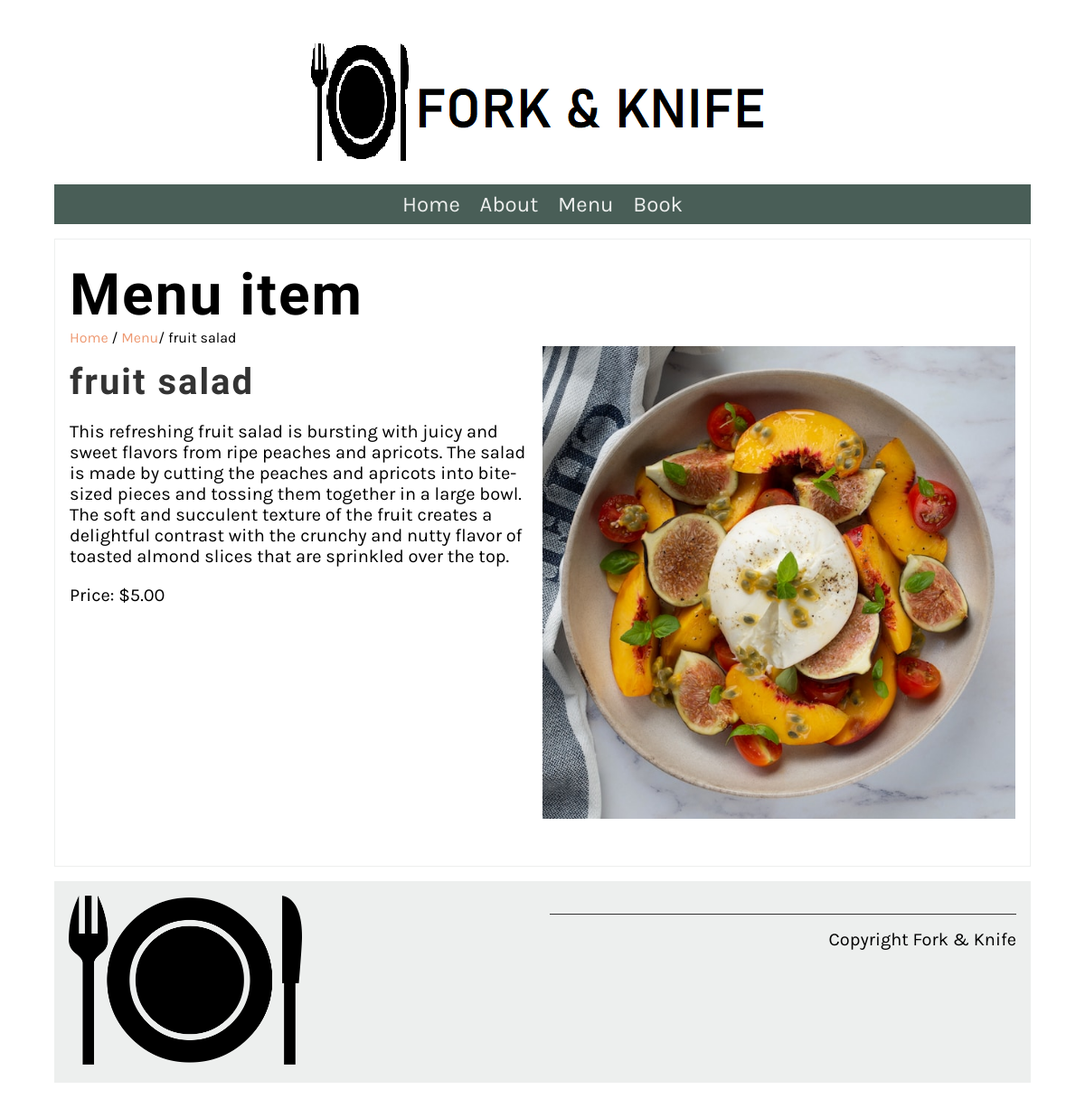
/menu_item/1, run on the app's committed database.
### app_my_restaurant/models.py (models this page shows, shortened)
class Menu(models.Model):
   name = models.CharField(max_length=200)
   price = models.IntegerField()
   description = models.TextField(max_length=1000, default='')

### app_my_restaurant/views.py (the view)
# urls.py: path('menu_item/<int:pk>', views.display_menu_item, name='menu_item'),
def display_menu_item(request: HttpRequest, pk: int) -> HttpResponse:
    if pk:
        menu_item = Menu.objects.get(pk=pk)
    else:
        menu_item = ''
    return render(request,'app_my_restaurant/menu_item.html', {"menu_item":menu_item})

### app_my_restaurant/templates/app_my_restaurant/menu_item.html
{% extends 'app_my_restaurant/base.html' %}
{% load static %}
{% block content %}
<section>
    <article>
        <h1>Menu item</h1>
        <span>
            <a href="{% url 'app_my_restaurant:home' %}">Home</a> /
            <a href="{% url 'app_my_restaurant:menu' %}">Menu</a>/
            {{menu_item.name}}
        </span>
        <div class="row">
            <div class="column">
                <h2>
                    {{menu_item.name}}
                </h2>
                <p>
                    {{menu_item.description}}
                </p>
                <p>
                    Price: ${{menu_item.price}}.00
                </p>
            </div>
            <div class="column">
                <img src="{% static 'app_my_restaurant/img/menu_items/' %}{{ menu_item.name }}.jpg" alt="{{ menu_item.name}}" />
            </div>
        </div>
    </article>
</section>
{% endblock %}

### app_my_restaurant/static/app_my_restaurant/css/style.css (style rules this page uses)
body { font-family: 'Karla', sans-serif; margin-top: 3rem; margin-bottom: 3rem; margin-left: 5%; margin-right: 5%; }
h1, h2, h3, h4, h5, h6 { font-family: 'Markazi Text', serif; letter-spacing: 2px;; }
h1 { font-size: 4rem; margin-top: 1.5rem; margin-bottom: 0; }
h2 { font-size: 2.5rem; color: #333333; margin:1rem 0; }
p, ul { font-size: 1.25rem;; }
a { color: #EE9972; text-decoration: none; }
section { display: flex; gap: 2rem 1rem; margin-top: 1rem; margin-bottom: 1rem; flex-direction: row; }
article { flex:1; }
article img { max-width: 100%; }
main article { border: 1px solid #EDEFEE; padding-left: 1rem; padding-right: 1rem; }
.row { display: flex; flex-direction: row; width: 100%; padding-bottom: 1rem; }
.column { flex-basis: 50%; margin-bottom: 1rem; padding-bottom: 1rem; }

### data on the page
Menu: name "fruit salad", description "This refreshing fruit salad is bursting with juicy and sweet flavors from ripe peaches and apricots. The salad is made by cutting the peaches and apricots into bite-sized pieces and tossing them together in a large bowl. The soft and succulent texture of the fruit creates a delightful contrast with the crunchy and nutty flavor of toasted almond slices that are sprinkled over the top.", price "5", name (picture)
